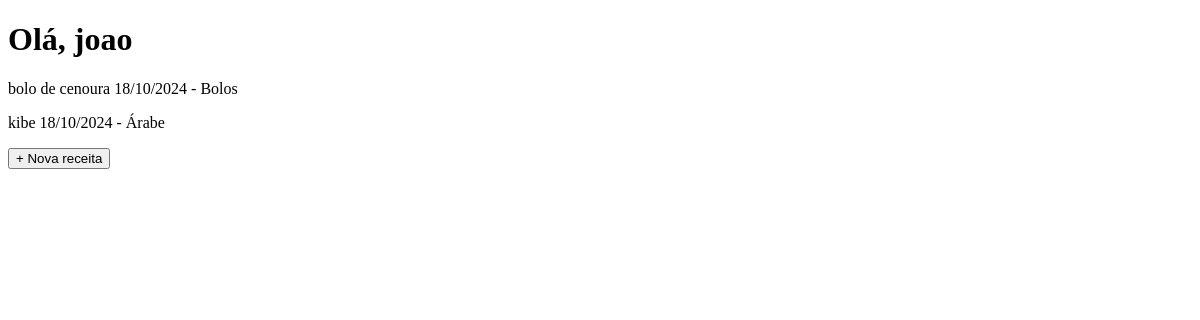
Page /recipes/ (signed in) on the earlier database version.
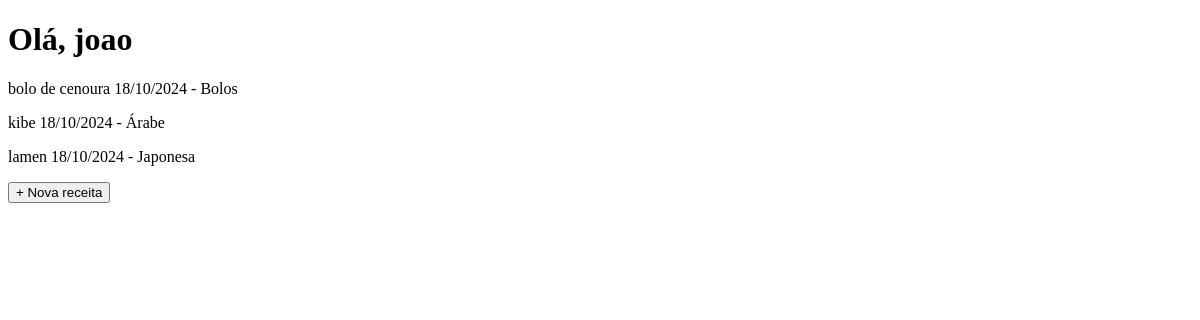
Same page on the later database version.
### recipebook/models.py (models this page shows, shortened)
class User(db.Model, UserMixin):
    __tablename__ = 'user'
    id = db.Column(db.Integer, primary_key=True, autoincrement=True)
    name = db.Column(db.String(50), nullable=False)
    email = db.Column(db.String(50), nullable=False, unique=True)
    password = db.Column(db.String(255), nullable=False)
    recipes = db.relationship('Recipe', backref='user', lazy=True, passive_deletes=True)
    liked_recipes = db.relationship('Recipe', secondary=likes, backref='liked_by')

class Recipe(db.Model):
    __tablename__ = 'recipe'
    id = db.Column(db.Integer, primary_key=True, autoincrement=True)
    user_id = db.Column(db.Integer, db.ForeignKey('user.id', ondelete="CASCADE"), nullable=False)
    title = db.Column(db.String(255), nullable=False)
    ingredients = db.Column(db.Text, nullable=False)
    steps = db.Column(db.Text, nullable=False)
    category = db.Column(db.String(50), nullable=False)
    date_created = db.Column(db.DateTime(timezone=True), default=func.now())
    image_path = db.Column(db.String(255), nullable=True)

### recipebook/recipes.py (the view)
@bp.route('/', methods=['GET'])
@login_required
def home():
    recipes = Recipe.query.all()
    return render_template('home.html', recipes=recipes)

### recipebook/__init__.py (called while the page is built)
def create_app():
    app = Flask(__name__)
    app.config['SECRET_KEY'] = 'dev'
    app.config['SQLALCHEMY_DATABASE_URI'] = f"sqlite:///database.db"
    app.config['SQLALCHEMY_TRACK_MODIFICATIONS'] = False
    from .models import User, Recipe, likes
    db.init_app(app)
    migrate.init_app(app, db, render_as_batch=True)
    with app.app_context():
        db.create_all()
        print("Database tables created!")
    login_manager = LoginManager()
    login_manager.login_view = 'auth.login'
    login_manager.init_app(app)
    @login_manager.user_loader
    def load_user(user_id):
        return User.query.get(int(user_id))
    from . import auth
    app.register_blueprint(auth.bp)
    from . import views
    app.register_blueprint(views.bp)
    from . import recipes
    app.register_blueprint(recipes.bp)
    return app

### recipebook/templates/home.html (shortened to what this page needs)
{% extends "base.html" %}
{% block body %}
<h1>Olá, {{current_user.name}}</h1>
{% for r in recipes %}
    <p>{{ r.title }} {{ r.date_created.day }}/{{ r.date_created.month }}/{{ r.date_created.year }} - {{ r.category }}</p>
{% endfor %}
<a href="/recipes/add"><button>+ Nova receita</button></a>
{% endblock %}

### recipebook/templates/base.html (shortened to what this page needs)
<!DOCTYPE html>
<html lang="en">
<head>
    <link rel="stylesheet" href="{{ url_for('static', filename='base.css') }}">
</head>
<body>
    {% block body %}
    {% endblock %}
</body>
</html>

Differences in the rows shown:
added Recipe: title "lamen", date_created.day "18", date_created.month "10", date_created.year "2024", category "Japonesa"
